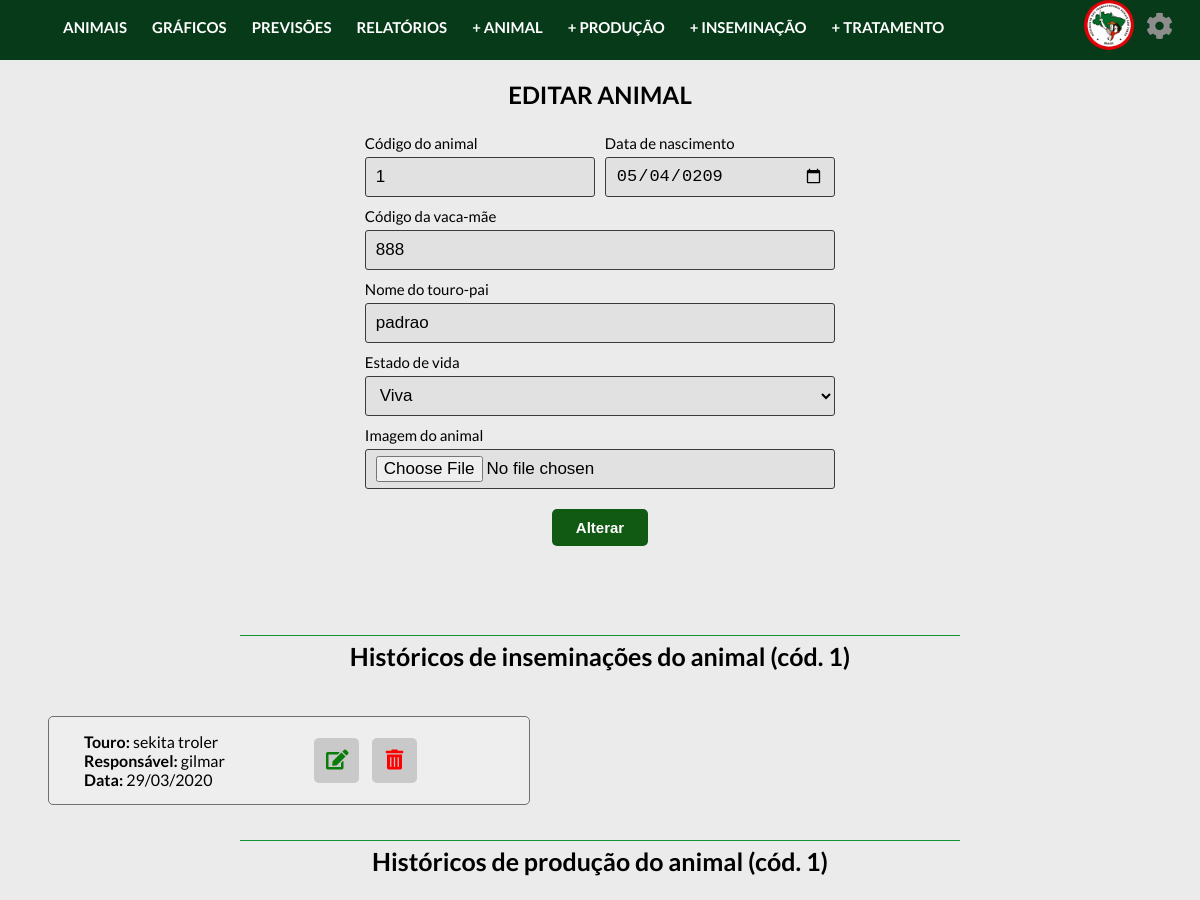
Before: /controller/animalController.php?acao=altera&codAnimal=1 (upper part) with the older database file.
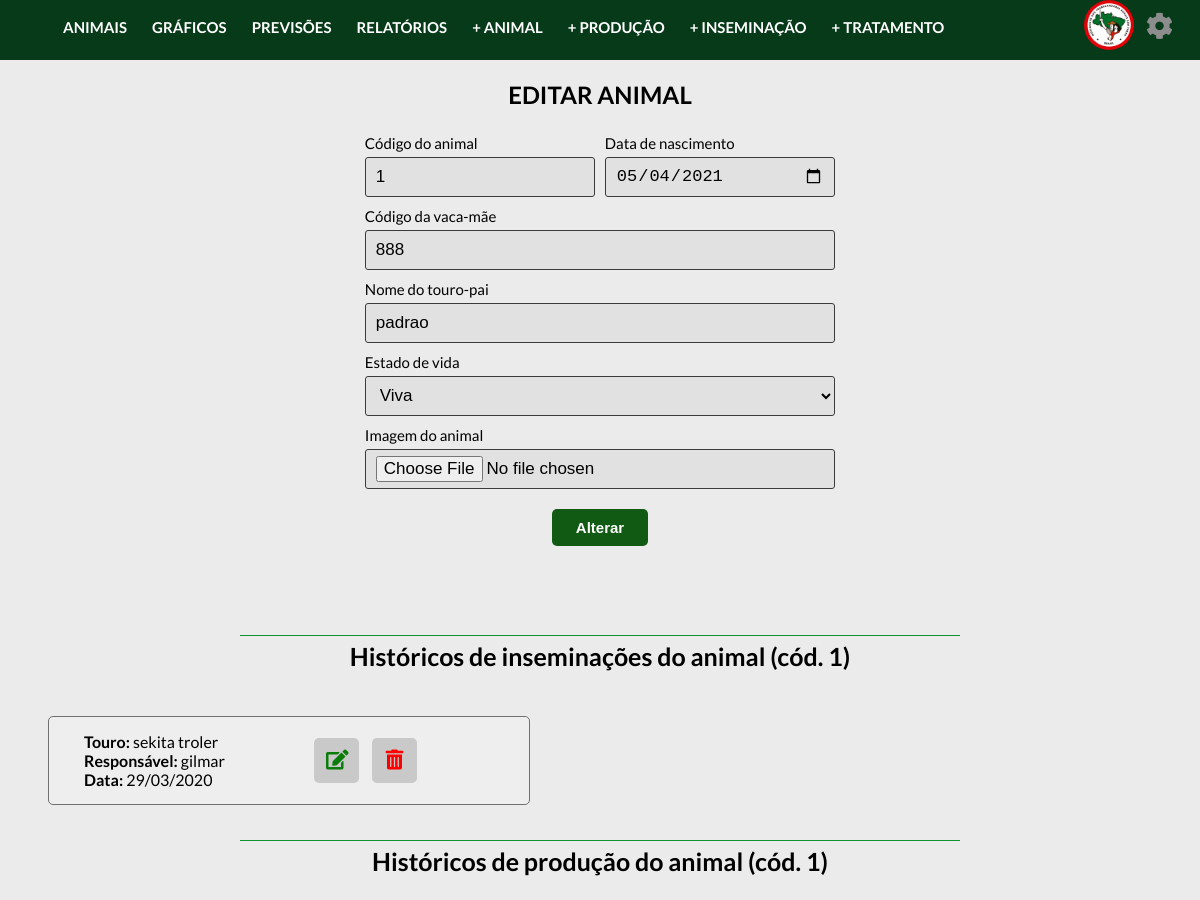
After: the same page with the newer database file.
### tables this page shows
create table animal(
  codAnimal INTEGER NOT NULL,
  dtNascimento DATE NOT NULL,
  codMae INTEGER NOT NULL,
  nomePai VARCHAR(30) NOT NULL,
  estadoVida VARCHAR(10) NOT NULL,
  motivoMorte VARCHAR(30) NULL,
  dataMorte DATE NULL,
  nomeImagem VARCHAR(30) NOT NULL,
  PRIMARY KEY (codAnimal)
);

### controller/classes/Conexao.php (called while the page is built)
<?php
    class Conexao{
        public static $conexao;
        public static function conecta(){
            if(!isset(self::$conexao)){
                try{
                    self::$conexao = new PDO("mysql:host=localhost; dbname=projetointegrado", "admcooptar", "12345");
                }
                catch(PDOException $e){
                    echo "Erro de conexão: ". $e->getMessage();
                    die();
                }
            }
            return self::$conexao;
        }
    }
?>

### controller/classes/AnimalDAO.php (called while the page is built, shortened)
<?php
    require_once "Conexao.php";
    require_once "Animal.php";
    class AnimalDAO{
        public $conexao;
        public function __construct(){
            $this->conexao = Conexao::conecta();
        }
        public function buscar($codAnimal){
            try{
                $query = $this->conexao->prepare("select * from animal where codAnimal=:c");
                $query->bindParam(":c", $codAnimal, PDO::PARAM_INT);
                $query->execute();
                $registros = $query->fetchAll(PDO::FETCH_CLASS, "Animal");
                return $registros[0];
            }
            catch(PDOException $e){
                echo "Erro no acesso aos dados: ". $e->getMessage();
            }
        }
    }
?>

### controller/classes/Animal.php (called while the page is built, shortened)
<?php
    class Animal{
        private $codAnimal;
        private $dtNascimento;
        private $codMae;
        private $nomePai;
        private $estadoVida;
        private $nomeImagem;
        public function getCodAnimal(){
            return $this->codAnimal;
        }
        public function getDtNascimento(){
            return $this->dtNascimento;
        }
        public function getCodMae(){
            return $this->codMae;
        }
        public function getNomePai(){
            return $this->nomePai;
        }
        public function getEstadoVida(){
            return $this->estadoVida;
        }
        public function getNomeImagem(){
            return $this->nomeImagem;
        }
    }
?>

### controller/classes/inseminacaoDAO.php (called while the page is built, shortened)
<?php
    require_once "Conexao.php";
    require_once "inseminacao.php";
    class inseminacaoDAO{
        public $conexao;
        public function __construct(){
            $this->conexao = Conexao::conecta();
        }
        public function buscaLista($codAnimal){
            try{
                $query = $this->conexao->prepare("select * from inseminacao where codAnimal = :c");
                $query->bindParam(":c", $codAnimal, PDO::PARAM_INT);
                $query->execute();
                $registros = $query->fetchAll(PDO::FETCH_CLASS, "inseminacao");
                return $registros;
            }
            catch(PDOException $e){
                echo "Erro no acesso aos dados: ". $e->getMessage();
            }
        }
    }
?>

### controller/classes/inseminacao.php (called while the page is built, shortened)
<?php
    class Inseminacao{
        private $codInseminacao;
        private $dtInseminacao;
        private $touroInseminador;
        private $inseminadorResponsavel;
        public function getCodInseminacao(){
            return $this->codInseminacao;
        }
        public function getDtInseminacao(){
            return $this->dtInseminacao;
        }
        public function getTouroInseminador(){
            return $this->touroInseminador;
        }
        public function getInseminadorResponsavel(){
            return $this->inseminadorResponsavel;
        }
    }
?>

### controller/views/alteraAnimal.php (the view, shortened to what the changed rows need)
<main>
  <?php
    $codAnimal = isset($_POST['field_codAnimal']) ? $_POST['field_codAnimal'] : $animal->getCodAnimal();
    $dtNascimento = isset($_POST['field_dtNascimento']) ? $_POST['field_dtNascimento'] : $animal->getDtNascimento();
    $codMae = isset($_POST['field_codMae']) ? $_POST['field_codMae'] : $animal->getCodMae();
    $nomePai = isset($_POST['field_nomePai']) ? $_POST['field_nomePai'] : $animal->getNomePai();
    $estadoVida = isset($_POST['field_estadoVida']) ? $_POST['field_estadoVida'] : $animal->getEstadoVida();
    $nomeImagem = isset($_FILES['field_imagem']['name'])?($_FILES['field_imagem']['name']) : $animal->getNomeImagem();
  ?>
<?php require_once("../includes/header.php");?>
<form action="" class="container-historicos" name="form-inseminacao" method="post" enctype="multipart/form-data">
  <h2>EDITAR ANIMAL</h2>
  <div class="div-metade">
    <label class="label-cadastra" for="id_codAnimal">Código do animal </label>
    <input type="number" name="field_codAnimal" id="id_codAnimal" autofocus value="<?=$codAnimal ?>" required>
  </div>
  <div class="div-metade">
    <label class="label-cadastra" for="id_dtNascimento">Data de nascimento </label>
    <input type="date" name="field_dtNascimento" maxlength="100" id="id_dtNascimento" value="<?=$dtNascimento?>" required>
  </div>
  <div class="div-inteira">
    <label class="label-cadastra" for="id_codMae">Código da vaca-mãe </label>
    <input type="number" name="field_codMae" maxlength="100" id="id_codMae" value="<?=$codMae?>" required>
  </div>
  <div class="div-inteira">
    <label class="label-cadastra" for="id_nomePai">Nome do touro-pai </label>
    <input type="text" name="field_nomePai" maxlength="50" id="id_nomePai" value="<?=$nomePai?>" required>
  </div>
  <div class="div-inteira">
    <label class="label-cadastra" for="id_estadoVida">Estado de vida </label>
    <select name="field_estadoVida" id="id_estadoVida" onChange="estadoVida()" required >
        <option value="Viva" value="<?=$estadoVida?>">Viva</option>
  </select>
  </div>
  <div class="div-inteira">
    <label class="label-cadastra" for="id_nomeImagem">Imagem do animal </label>
    <input type="file" name="field_imagem" id="id_imagem" maxlength="50" id="id_nomeImagem" autofocus value="<?=$nomeImagem?>" required>
  </div>
  <button name="adiciona" class="button-form" type="submit">Alterar</button>
</form>
<br>
<br>
<?php include("listaInseminacao.php");?>
<?php include("listaProducao.php");?>
<?php include("listaTratamento.php");?>
<?php require_once("../includes/footer.php");?>
</main>

### controller/views/listaInseminacao.php (shortened to what the changed rows need)
<!DOCTYPE html>
<html lang="pt-br">
<head>
  <link href="../css/style.css" rel="stylesheet">
  <link href="../css/adicionar-animal.css" rel="stylesheet">
  <link href="../css/lista-animais.css" rel="stylesheet">
</head>
<div class="lista_animais">
  <?php
    require_once "../controller/classes/inseminacaoDAO.php";
    $obj = new inseminacaoDAO();
    $lista = $obj->buscaLista($codAnimal);
    ?>
    <h3>Históricos de inseminações do animal (cód. <?=$codAnimal?>)</h3>
    <?php
    if(count($lista) == 0){
    ?>
       <div class="div-nenhum-historico">
        <p>Nenhum histórico de inseminação foi encontrado.</p>
       </div>
    <?php
    }else{
      foreach ($lista as $inseminacao){
    ?>
      <div class="animal-historico">
          <div class="label">
              <div class="animal_descricao">
              <strong>Touro: </strong> <?=$inseminacao->getTouroInseminador()?> <br>
              <strong>Responsável: </strong> <?=$inseminacao->getInseminadorResponsavel()?> <br>
              <strong>Data: </strong> <?=date('d/m/Y', strtotime("+0 days",strtotime($inseminacao->getDtInseminacao())));?>
            </div>
            <div>
              <button name="altera" class="button-edit" onclick="window.location.href='inseminacaoController.php?acao=altera&codInseminacao=<?=$inseminacao->getCodInseminacao() ?>'"><i class="fa fa-edit fa-1x"></i></button>
              <button name="exclui" class="button-delete" onclick=""><i class="fa fa-trash-alt fa-1x"></i></button>
            </div>
          </div>
      </div>
    <?php
      }
    }
  ?>
</div>

### controller/views/listaProducao.php (shortened to what the changed rows need)
<!DOCTYPE html>
<html lang="pt-br">
<head>
  <link href="../css/style.css" rel="stylesheet">
  <link href="../css/adicionar-animal.css" rel="stylesheet">
  <link href="../css/lista-animais.css" rel="stylesheet">
</head>
<div class="lista_animais">
  <h3>Históricos de produção do animal (cód. <?=$codAnimal?>)</h3>
</div>

Changed rows visible on the page:
changed animal "padrao": field_dtNascimento "05/04/0209" → "05/04/2021"
